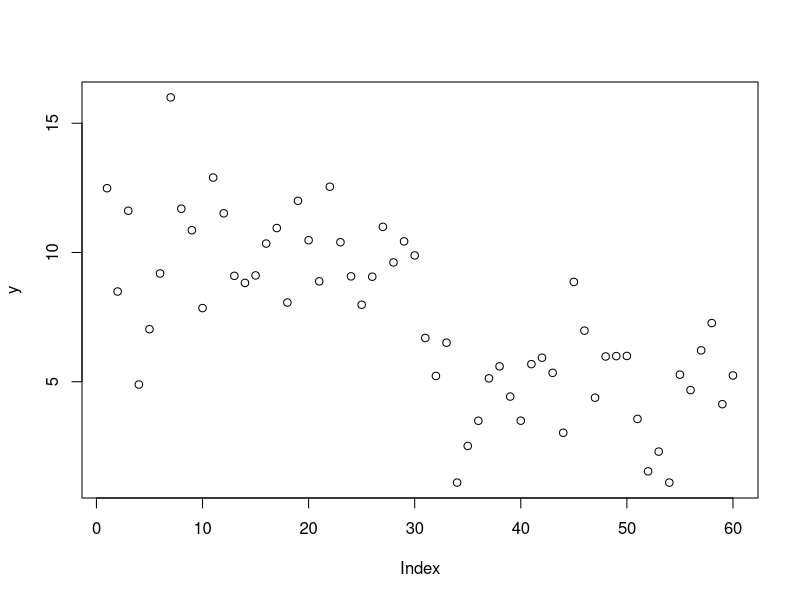
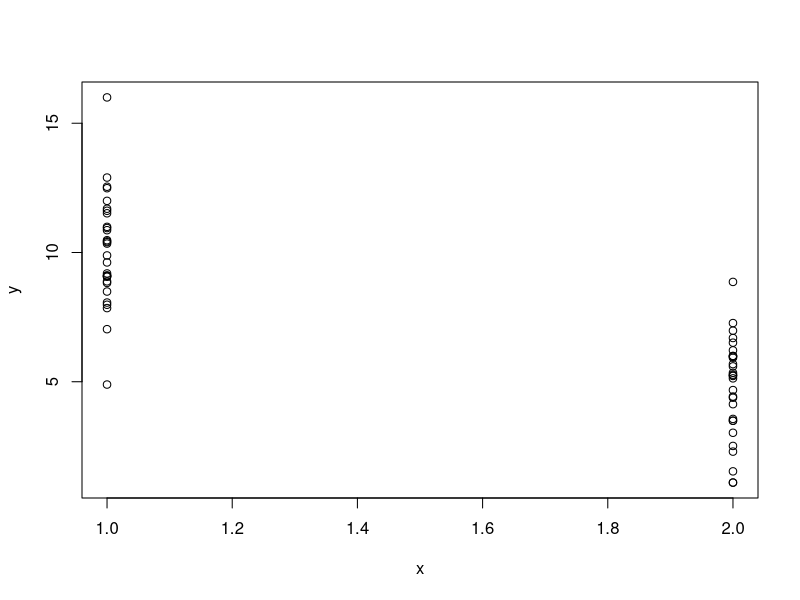
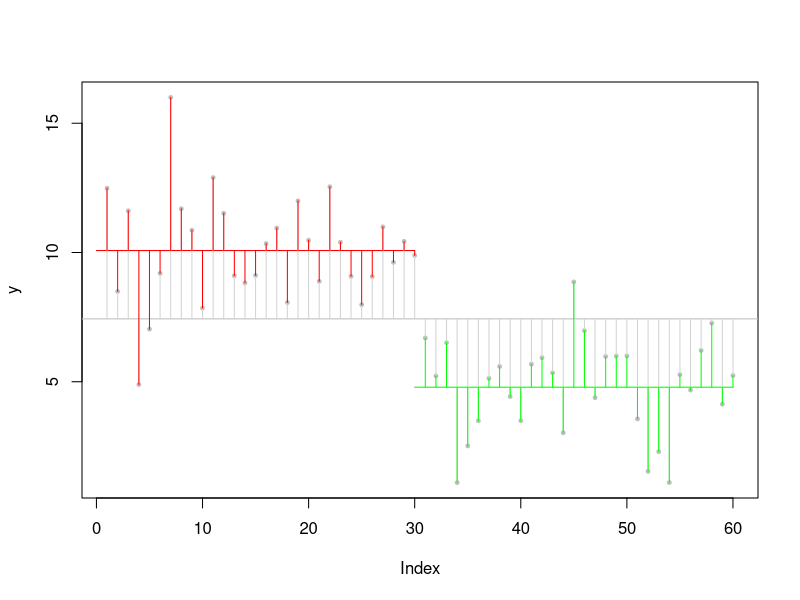
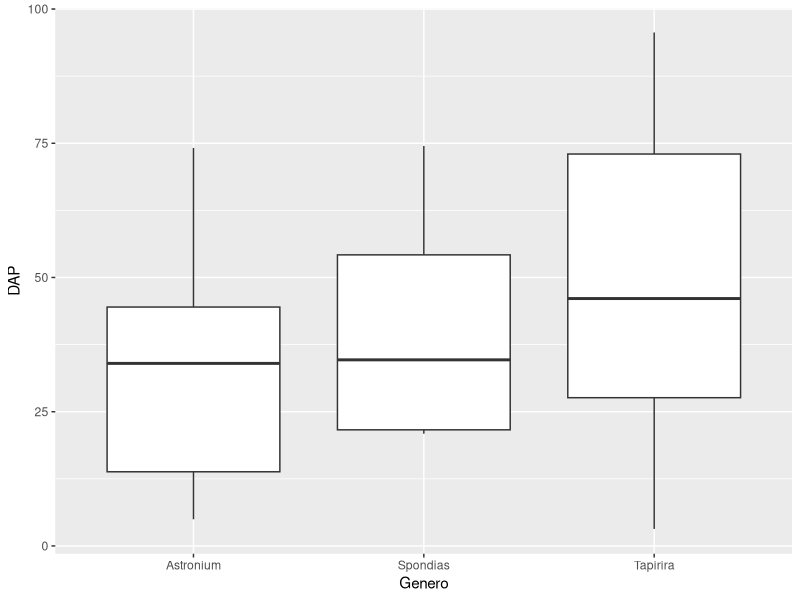

Recreate these plots in R, in order.
####################################################################
##                                                                ##
##  Análisis de datos utilizando el lenguaje de programación R:   ##
##  una experiencia de aprendizaje virtual en el aula invertida   ##
##                                                                ##
##                 Proyecto INNOVA-TIC 2021                       ##
##                                                                ##
## Creado por:     Björn Reu (breu@uis.edu.co )                   ##
##                 Yovanny Duran Barajas                          ##
##                 Zarith Tatiana Villamizar                      ##
##                 Silvia Fernanda Ardila Hurtado                 ## 
##                 Sergio Andres Bolivar-Santamaria               ##
##                                                                ##
##  con el apoyo de la Vicerrectoría Académica,                   ##
##  Universidad Industrial de Santander                           ##
##                                                                ##
####################################################################
##                                                                ##
##            ***   Unidad 2  ***  Sesión 2   ***                 ##
##                                                                ##
####################################################################

# En esta sesión vamos a aprender a realizar el test de análisis de varianza o ANOVA. Mediante esta prueba, se busca encontrar si hay diferencias significativas entre las medias de dos grupos. Para poder calcularla, se tendrán en cuenta dos tipos de varianza: 1) La varianza entre grupos (los valores promedio de cada grupo se comparan con la media total de los datos); y la varianza dentro del grupo (la varianza de cada dato en un grupo con el promedio dentro del mismo grupo).

# Vamos a aprender primero como realizar la anova a mano paso a paso y luego utilizaremos la función de ANOVA en R.

###################################################################
##                  Anova a mano                                 ##
###################################################################

# Vamos a generar nuestros datos para hacer una Anova a mano. Supongamos que estamos experimentando con un tratamiento que permita a las plantulas de una planta crecer más rápido. Para esto tendremos dos grupos de plantas de una misma especie, unas a las que se les provea un compuesto "z" el cuál debería acelerar el crecimiento y otros a los que no. Llamaremos al grupo con el tratamiento "z" g1 y el otro grupo g2.

#Generamos datos aleatorios del crecimiento de las plantas, la cual es nuestra variable dependiente

g1 <- rnorm(30, mean=10, sd=2) # 30 observaciones (replicas) en donde el crecimiento en promedio es 10, el doble de lo normal

g2 <- rnorm(30, mean=5, sd=2) # 30 observaciones (replicas) en donde el crecimiento en promedio es 5, en ambas grupos la variacion en el crecimiento de cada grupo es lo mismo, con sd=2

y <- c(g1, g2) # Los concatenamos en un mismo vector

x <- rep(c(1, 2), each = 30) # Creamos la variable de nuestros grupos o variable independiente, el 1 corresponde a las plantulas de g1 y el 2 a los de g2

plot(y)

plot(x, y) # En este punto parecen haber diferencia entre el crecimiento del grupo 1 y 2

# Ahora empezamos a realizar una ANOVA paso a paso. Para esto, hallaremos la suma de cuadrados y los grados de libertad, pues esto es igual a la varianza

# Obtenemos los promedios de cada agrupo y el total, los cuales necesitaremos para hallar la suma de los residuales al cuadrado (suma total de la distancia entre cada observación con la media elevada al cuadrado)

tot.mean <- mean(y) # Obtenemos el promedio de todas la observaciones

# en la grafica: 
plot(y, pch=19, col="grey", cex=0.5) 
abline(tot.mean, 0, col="grey") 
?abline
# a = intercepto, b = pendiente, para una linea horizontal la pendiente (slope) = 0

g1.mean <- mean(g1)
g2.mean <- mean(g2) 

lines(c(0, 30), c(g1.mean, g1.mean) , col = "red") # media del grupo 1
lines(c(30, 60), c(g2.mean, g2.mean) , col = "green") # media del grupo 2

# Calculamos la suma de cuadrados de los residuos, los cuales se dividen en suma de cuadrados totales (SST); el error de la suma de cuadrados (SSE), que se refiere a la varianza dentro de cada grupo que no se puede explicar; y la suma de cuadrados del tratamiento (SSA) o varianza entre grupos

# Suma de cuadrados total: SST = SSE + SSA

SST <- sum((y - tot.mean) ^2) #Hallamos el SST sumando la resta entre la media de todos los datos con cada observación elevada al cuadrado

# Suma de cuadrados residual

SSE.g1 <- sum((g1 - g1.mean) ^2) # Realizamos el mismo paso para calcular el SST pero con el subconjunto de datos de cada grupo

SSE.g2 <- sum((g2 - g2.mean) ^2)

SSE <- SSE.g1 + SSE.g2 #sumamos los SSE de cada grupo

# SSA

SSA <- SST - SSE 

#### En la grafica 
# se dibuja los residuos en vez de los sumas de los cuadrados:

segments(1:60, tot.mean, 1:60, y, col="lightgrey")
segments(1:30, g1.mean, 1:30, g1, col="red")
segments(31:60, g2.mean, 31:60, g2, col="green")



# A partir de acá, vamos a calcular el estadístico F, el promedio de los cuadrados (MSA Y MSE), los grados de libertad y el valor de p (valor de significancia) para determinar si nuestros grupos son estadísticamente diferentes

# MSA = SSA/k-1(grados de libertad)

MSA <- SSA/1 #siendo k igual al número de grupos, que en nuestro caso es 2

# MSE = SSE/k(n-1) (grados de libertad)

MSE <- SSE/58 #en este caso, n es igual a 30 o número de observaciones por grupo

# Estadístico F

Fval <- MSA/MSE 
Fval  

# Valor de significancia pf = qf(Fval, k-1, k(n-1))

sig <- 1-pf(Fval, 1, 58)
sig

# Usualmente, valores pequeños de p provienen de valores de F grandes, y estos a su vez sugieren una varianza mas grande entre grupos que dentro de cada grupo. En nuestro experimento, se puede concluir que la sustancia "z" está teniendo afectando el crecimiento de las plántulas de manera positiva.

# Finalmente, podemos usar el R2 para determinar cuanta varianza en nuestros datos (y) está siendo explicada por la variable independiente (x)

R2 = 1 - (SSE/SST)
R2 # es la varianza que puede ser explicada por las diferencias en las medias

# Felicitaciones, hizo una ANOVA por usted mismo(a), paso a paso. De ahora en adelante, puede usar las funciones de R!

##################################################################
## Ejercicio

# 1) Cree tres vectores de datos aleatorios, cada uno de 40 observaciones que se diferencien por sus valores medias: entre g1 y g2 por un valor de 2y entre g2 y g3 de un valor de 5, las cuales vienen de una distribcuón normal con una sd=2. Finalmente concatene ambos vectores

# 2) Cree un vector "y" en el cuál se repitan tres letras (A,B,C), cada una igual al número de observaciones de cada vector creado en el punto 1

# 3) Realice una anova con los vectores creados anteriormente e identifique si la varianza entre las grupos es significativamente diferente 

## fin ejercicio
############################################################################

###################################################################
##                  Anova con funciones de R                     ##
###################################################################

# En R, usamos la función aov() para hacer una anova rápidamente

?aov()

aov(y ~ x)

# Si quieremos ver el valor de F y el valor de p, utilizamos la función summary

summary(aov(y ~ x)) 

# Vemos que el valor de F es igual al que calculamos anteriormente, y también el valor de p (Pr(>F)) es significativo y recahzamos la hipótesis nula H0. 

# Hasta este punto, hemos realizado un anova de una vía, ya que solo determinamos el efecto de una sola variable independiente, lo que es igual a realizar una regresión lineal simple, ya que Anova es un método que ocurre dentro del modelo de la regresión lineal.

summary(lm(y ~ x))

###################################################################
##                  Anova con datos reales                       ##
###################################################################

library(tidyverse)

setwd("~/R/Nuevo curso")

# En esta sección vamos a explorar el análisis de anova con un set de datos que contiene información taxonómica de especies vegetales, abundancia e información del diametro promedio de cada especie colectada en diferentes parcelas. Estos datos hacen parte de la fundación COLTREE, la cual se dedica al monitoreo de parcelas permanentes de vegetacion a nivel nacional, con el proposito de comprender el funcionamiento de los bosques en terminos de su productividad vegetal y su relacion con el ciclo del carbono. 

dat <- read_csv("Species_Coltree.csv")

# Utilizando la función de Anova en R, vamos a evaluar si existen diferencias en el diametro entre los géneros de plantas de una misma familia. En este ejemplo, vamos a trabajar con mas de dos grupos ya que es más frecuente utilizar otra prueba (T-Test) para comparar solo dos grupos.

# Escogemos la familia Anacardiaceae

familia <- dat %>% 
  filter(N_Familia == "ANACARDIACEAE")

# Visualizamos las medias de los géneros

familia %>% 
  ggplot(aes(x = Genero, y = DAP)) +
  geom_boxplot()

# Realizamos la Anova

anova <- aov(familia$DAP ~ familia$Genero)

summary(anova)

# En este ejemplo, vemos que tenemos un valor de F bajo, y un valor de p>0.05, por lo que concluimos que el diametro entre los géneros de esta familia no difieren entré si significativamente. Sin embargo, con summary no obtenemos información sobre cuáles grupos se están diferenciando o no. Para esto, hacemos uso de una prueba post-hoc o "Tukey's Honest Significant Differences" (HSD) para ayudarnos a cuantificar cuales grupos difieren entre ellos.

?TukeyHSD()

TukeyHSD(anova)

# Podemos ver un valor de p asociado a la interacción entre grupos. Vemos que los géneros que más difieren son Tapirira y Astronium, sin embargo las medias no son significativamente diferente

##################################################################
## Ejercicio

# Realice una Anova para evaluar si existen diferencias en el diametro entre las familias de dos parcelas diferentes y realice una prueba post hoc

## fin ejercicio
############################################################################
